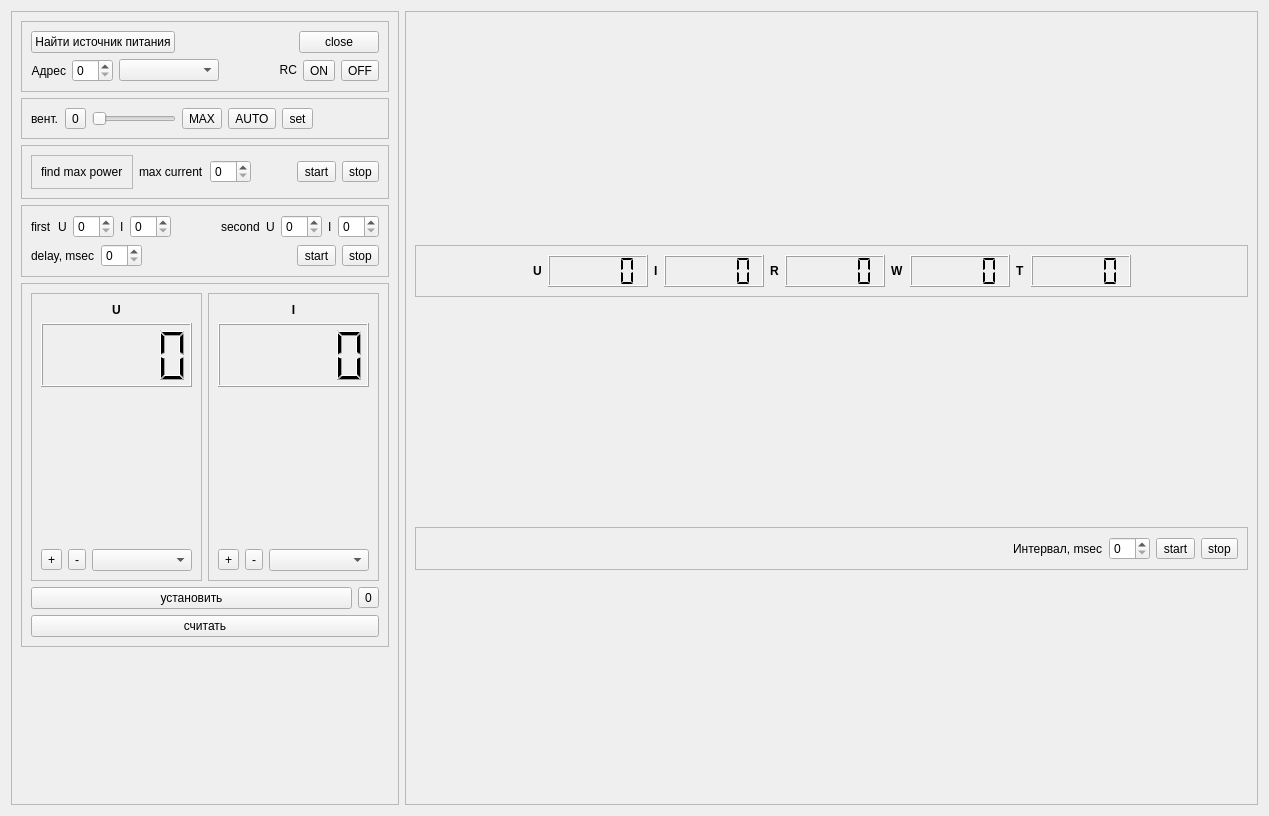
<?xml version="1.0" encoding="UTF-8"?>
<ui version="4.0">
 <class>B590</class>
 <widget class="QWidget" name="B590">
  <property name="geometry">
   <rect>
    <x>0</x>
    <y>0</y>
    <width>1269</width>
    <height>816</height>
   </rect>
  </property>
  <property name="sizePolicy">
   <sizepolicy hsizetype="Fixed" vsizetype="Fixed">
    <horstretch>0</horstretch>
    <verstretch>0</verstretch>
   </sizepolicy>
  </property>
  <property name="windowTitle">
   <string>Dialog</string>
  </property>
  <layout class="QHBoxLayout" name="horizontalLayout_15">
   <item>
    <layout class="QHBoxLayout" name="horizontalLayout_17">
     <item>
      <widget class="QFrame" name="frame_2">
       <property name="sizePolicy">
        <sizepolicy hsizetype="Fixed" vsizetype="Preferred">
         <horstretch>0</horstretch>
         <verstretch>0</verstretch>
        </sizepolicy>
       </property>
       <property name="frameShape">
        <enum>QFrame::StyledPanel</enum>
       </property>
       <property name="frameShadow">
        <enum>QFrame::Raised</enum>
       </property>
       <layout class="QVBoxLayout" name="verticalLayout_13">
        <item>
         <widget class="QFrame" name="frame_4">
          <property name="frameShape">
           <enum>QFrame::StyledPanel</enum>
          </property>
          <property name="frameShadow">
           <enum>QFrame::Raised</enum>
          </property>
          <layout class="QVBoxLayout" name="verticalLayout_8">
           <item>
            <layout class="QHBoxLayout" name="horizontalLayout_9">
             <item>
              <widget class="QPushButton" name="bt_search_power_supply">
               <property name="text">
                <string>Найти источник питания</string>
               </property>
              </widget>
             </item>
             <item>
              <spacer name="horizontalSpacer_4">
               <property name="orientation">
                <enum>Qt::Horizontal</enum>
               </property>
               <property name="sizeHint" stdset="0">
                <size>
                 <width>40</width>
                 <height>20</height>
                </size>
               </property>
              </spacer>
             </item>
             <item>
              <widget class="QPushButton" name="btn_close_connect">
               <property name="text">
                <string>close</string>
               </property>
              </widget>
             </item>
            </layout>
           </item>
           <item>
            <layout class="QHBoxLayout" name="horizontalLayout_2">
             <item>
              <widget class="QLabel" name="label_4">
               <property name="text">
                <string>Адрес</string>
               </property>
               <property name="alignment">
                <set>Qt::AlignRight|Qt::AlignTrailing|Qt::AlignVCenter</set>
               </property>
              </widget>
             </item>
             <item>
              <widget class="QSpinBox" name="sb_address"/>
             </item>
             <item>
              <widget class="QComboBox" name="cb_state_powersupply">
               <property name="minimumSize">
                <size>
                 <width>100</width>
                 <height>0</height>
                </size>
               </property>
              </widget>
             </item>
             <item>
              <spacer name="horizontalSpacer_6">
               <property name="orientation">
                <enum>Qt::Horizontal</enum>
               </property>
               <property name="sizeHint" stdset="0">
                <size>
                 <width>40</width>
                 <height>20</height>
                </size>
               </property>
              </spacer>
             </item>
             <item>
              <widget class="QLabel" name="label_7">
               <property name="sizePolicy">
                <sizepolicy hsizetype="Fixed" vsizetype="Fixed">
                 <horstretch>0</horstretch>
                 <verstretch>0</verstretch>
                </sizepolicy>
               </property>
               <property name="text">
                <string>RC</string>
               </property>
               <property name="alignment">
                <set>Qt::AlignRight|Qt::AlignTrailing|Qt::AlignVCenter</set>
               </property>
              </widget>
             </item>
             <item>
              <widget class="QToolButton" name="btn_rc_on">
               <property name="text">
                <string>ON</string>
               </property>
              </widget>
             </item>
             <item>
              <widget class="QToolButton" name="btn_rc_off">
               <property name="text">
                <string>OFF</string>
               </property>
              </widget>
             </item>
            </layout>
           </item>
          </layout>
         </widget>
        </item>
        <item>
         <widget class="QFrame" name="frame_10">
          <property name="frameShape">
           <enum>QFrame::StyledPanel</enum>
          </property>
          <property name="frameShadow">
           <enum>QFrame::Raised</enum>
          </property>
          <layout class="QHBoxLayout" name="horizontalLayout_11">
           <item>
            <widget class="QLabel" name="label_5">
             <property name="text">
              <string>вент.</string>
             </property>
            </widget>
           </item>
           <item>
            <widget class="QToolButton" name="btn_vent_speed_0">
             <property name="text">
              <string>0</string>
             </property>
            </widget>
           </item>
           <item>
            <widget class="QSlider" name="sl_vent_speed">
             <property name="orientation">
              <enum>Qt::Horizontal</enum>
             </property>
            </widget>
           </item>
           <item>
            <widget class="QToolButton" name="btn_vent_speed_MAX">
             <property name="text">
              <string>MAX</string>
             </property>
            </widget>
           </item>
           <item>
            <widget class="QToolButton" name="btn_vent_speed_AUTO">
             <property name="text">
              <string>AUTO</string>
             </property>
            </widget>
           </item>
           <item>
            <widget class="QToolButton" name="btn_vent_speed">
             <property name="text">
              <string>set</string>
             </property>
            </widget>
           </item>
           <item>
            <spacer name="horizontalSpacer_8">
             <property name="orientation">
              <enum>Qt::Horizontal</enum>
             </property>
             <property name="sizeHint" stdset="0">
              <size>
               <width>40</width>
               <height>20</height>
              </size>
             </property>
            </spacer>
           </item>
          </layout>
         </widget>
        </item>
        <item>
         <widget class="QFrame" name="frame_5">
          <property name="frameShape">
           <enum>QFrame::StyledPanel</enum>
          </property>
          <property name="frameShadow">
           <enum>QFrame::Raised</enum>
          </property>
          <layout class="QHBoxLayout" name="horizontalLayout_10">
           <item>
            <widget class="QFrame" name="frame_12">
             <property name="frameShape">
              <enum>QFrame::StyledPanel</enum>
             </property>
             <property name="frameShadow">
              <enum>QFrame::Raised</enum>
             </property>
             <layout class="QHBoxLayout" name="horizontalLayout_16">
              <item>
               <widget class="QLabel" name="label_8">
                <property name="text">
                 <string>find max power</string>
                </property>
               </widget>
              </item>
             </layout>
            </widget>
           </item>
           <item>
            <widget class="QLabel" name="label_10">
             <property name="text">
              <string>max current</string>
             </property>
            </widget>
           </item>
           <item>
            <widget class="QSpinBox" name="sb_max_current"/>
           </item>
           <item>
            <spacer name="horizontalSpacer_2">
             <property name="orientation">
              <enum>Qt::Horizontal</enum>
             </property>
             <property name="sizeHint" stdset="0">
              <size>
               <width>40</width>
               <height>20</height>
              </size>
             </property>
            </spacer>
           </item>
           <item>
            <widget class="QToolButton" name="btn_find_start">
             <property name="text">
              <string>start</string>
             </property>
            </widget>
           </item>
           <item>
            <widget class="QToolButton" name="btn_find_stop">
             <property name="text">
              <string>stop</string>
             </property>
            </widget>
           </item>
          </layout>
         </widget>
        </item>
        <item>
         <widget class="QFrame" name="frame_8">
          <property name="frameShape">
           <enum>QFrame::StyledPanel</enum>
          </property>
          <property name="frameShadow">
           <enum>QFrame::Raised</enum>
          </property>
          <layout class="QVBoxLayout" name="verticalLayout_5">
           <item>
            <layout class="QHBoxLayout" name="horizontalLayout_14">
             <item>
              <widget class="QLabel" name="label_11">
               <property name="text">
                <string>first</string>
               </property>
              </widget>
             </item>
             <item>
              <widget class="QLabel" name="label_12">
               <property name="text">
                <string>U</string>
               </property>
              </widget>
             </item>
             <item>
              <widget class="QSpinBox" name="sb_first_U"/>
             </item>
             <item>
              <widget class="QLabel" name="label_13">
               <property name="text">
                <string>I</string>
               </property>
              </widget>
             </item>
             <item>
              <widget class="QSpinBox" name="sb_first_I"/>
             </item>
             <item>
              <spacer name="horizontalSpacer_3">
               <property name="orientation">
                <enum>Qt::Horizontal</enum>
               </property>
               <property name="sizeHint" stdset="0">
                <size>
                 <width>40</width>
                 <height>20</height>
                </size>
               </property>
              </spacer>
             </item>
             <item>
              <widget class="QLabel" name="label_14">
               <property name="text">
                <string>second</string>
               </property>
              </widget>
             </item>
             <item>
              <widget class="QLabel" name="label_15">
               <property name="text">
                <string>U</string>
               </property>
              </widget>
             </item>
             <item>
              <widget class="QSpinBox" name="sb_second_U"/>
             </item>
             <item>
              <widget class="QLabel" name="label_16">
               <property name="text">
                <string>I</string>
               </property>
              </widget>
             </item>
             <item>
              <widget class="QSpinBox" name="sb_second_I"/>
             </item>
            </layout>
           </item>
           <item>
            <layout class="QHBoxLayout" name="horizontalLayout_3">
             <item>
              <widget class="QLabel" name="label_18">
               <property name="text">
                <string>delay, msec</string>
               </property>
              </widget>
             </item>
             <item>
              <widget class="QSpinBox" name="sb_delay_msec"/>
             </item>
             <item>
              <spacer name="horizontalSpacer_5">
               <property name="orientation">
                <enum>Qt::Horizontal</enum>
               </property>
               <property name="sizeHint" stdset="0">
                <size>
                 <width>40</width>
                 <height>20</height>
                </size>
               </property>
              </spacer>
             </item>
             <item>
              <widget class="QToolButton" name="btn_test_start">
               <property name="text">
                <string>start</string>
               </property>
              </widget>
             </item>
             <item>
              <widget class="QToolButton" name="btn_test_stop">
               <property name="text">
                <string>stop</string>
               </property>
              </widget>
             </item>
            </layout>
           </item>
          </layout>
         </widget>
        </item>
        <item>
         <widget class="QFrame" name="frame_3">
          <property name="frameShape">
           <enum>QFrame::StyledPanel</enum>
          </property>
          <property name="frameShadow">
           <enum>QFrame::Raised</enum>
          </property>
          <layout class="QVBoxLayout" name="verticalLayout_7">
           <item>
            <layout class="QHBoxLayout" name="horizontalLayout">
             <item>
              <widget class="QFrame" name="frame_6">
               <property name="frameShape">
                <enum>QFrame::StyledPanel</enum>
               </property>
               <property name="frameShadow">
                <enum>QFrame::Raised</enum>
               </property>
               <layout class="QVBoxLayout" name="verticalLayout_9">
                <item>
                 <layout class="QVBoxLayout" name="verticalLayout_4">
                  <item>
                   <widget class="QLabel" name="label_2">
                    <property name="font">
                     <font>
                      <weight>75</weight>
                      <bold>true</bold>
                     </font>
                    </property>
                    <property name="text">
                     <string>U</string>
                    </property>
                    <property name="alignment">
                     <set>Qt::AlignCenter</set>
                    </property>
                   </widget>
                  </item>
                  <item>
                   <widget class="QLCDNumber" name="lcd_U">
                    <property name="minimumSize">
                     <size>
                      <width>0</width>
                      <height>64</height>
                     </size>
                    </property>
                   </widget>
                  </item>
                  <item>
                   <layout class="QHBoxLayout" name="horizontalLayout_5">
                    <item>
                     <widget class="QwtKnob" name="knob_U">
                      <property name="sizePolicy">
                       <sizepolicy hsizetype="Fixed" vsizetype="Fixed">
                        <horstretch>0</horstretch>
                        <verstretch>0</verstretch>
                       </sizepolicy>
                      </property>
                      <property name="minimumSize">
                       <size>
                        <width>150</width>
                        <height>150</height>
                       </size>
                      </property>
                     </widget>
                    </item>
                   </layout>
                  </item>
                  <item>
                   <layout class="QHBoxLayout" name="horizontalLayout_12">
                    <item>
                     <widget class="QToolButton" name="btn_inc_U">
                      <property name="text">
                       <string>+</string>
                      </property>
                      <property name="icon">
                       <iconset resource="../../../../image/image.qrc">
                        <normaloff>:/image/plus.png</normaloff>:/image/plus.png</iconset>
                      </property>
                     </widget>
                    </item>
                    <item>
                     <widget class="QToolButton" name="btn_dec_U">
                      <property name="text">
                       <string>-</string>
                      </property>
                      <property name="icon">
                       <iconset resource="../../../../image/image.qrc">
                        <normaloff>:/image/minus.png</normaloff>:/image/minus.png</iconset>
                      </property>
                     </widget>
                    </item>
                    <item>
                     <widget class="QComboBox" name="cb_U"/>
                    </item>
                   </layout>
                  </item>
                 </layout>
                </item>
               </layout>
              </widget>
             </item>
             <item>
              <widget class="QFrame" name="frame_7">
               <property name="frameShape">
                <enum>QFrame::StyledPanel</enum>
               </property>
               <property name="frameShadow">
                <enum>QFrame::Raised</enum>
               </property>
               <layout class="QVBoxLayout" name="verticalLayout_10">
                <item>
                 <layout class="QVBoxLayout" name="verticalLayout_3">
                  <item>
                   <widget class="QLabel" name="label_3">
                    <property name="font">
                     <font>
                      <weight>75</weight>
                      <bold>true</bold>
                     </font>
                    </property>
                    <property name="text">
                     <string>I</string>
                    </property>
                    <property name="alignment">
                     <set>Qt::AlignCenter</set>
                    </property>
                   </widget>
                  </item>
                  <item>
                   <widget class="QLCDNumber" name="lcd_I">
                    <property name="minimumSize">
                     <size>
                      <width>0</width>
                      <height>64</height>
                     </size>
                    </property>
                   </widget>
                  </item>
                  <item>
                   <layout class="QHBoxLayout" name="horizontalLayout_6">
                    <item>
                     <widget class="QwtKnob" name="knob_I">
                      <property name="sizePolicy">
                       <sizepolicy hsizetype="Fixed" vsizetype="Fixed">
                        <horstretch>0</horstretch>
                        <verstretch>0</verstretch>
                       </sizepolicy>
                      </property>
                      <property name="minimumSize">
                       <size>
                        <width>150</width>
                        <height>150</height>
                       </size>
                      </property>
                     </widget>
                    </item>
                   </layout>
                  </item>
                  <item>
                   <layout class="QHBoxLayout" name="horizontalLayout_13">
                    <item>
                     <widget class="QToolButton" name="btn_inc_I">
                      <property name="text">
                       <string>+</string>
                      </property>
                      <property name="icon">
                       <iconset resource="../../../../image/image.qrc">
                        <normaloff>:/image/plus.png</normaloff>:/image/plus.png</iconset>
                      </property>
                     </widget>
                    </item>
                    <item>
                     <widget class="QToolButton" name="btn_dec_I">
                      <property name="text">
                       <string>-</string>
                      </property>
                      <property name="icon">
                       <iconset resource="../../../../image/image.qrc">
                        <normaloff>:/image/minus.png</normaloff>:/image/minus.png</iconset>
                      </property>
                     </widget>
                    </item>
                    <item>
                     <widget class="QComboBox" name="cb_I"/>
                    </item>
                   </layout>
                  </item>
                 </layout>
                </item>
               </layout>
              </widget>
             </item>
            </layout>
           </item>
           <item>
            <layout class="QHBoxLayout" name="horizontalLayout_4">
             <item>
              <widget class="QPushButton" name="btn_set_UI">
               <property name="text">
                <string>установить</string>
               </property>
              </widget>
             </item>
             <item>
              <widget class="QToolButton" name="btn_0">
               <property name="text">
                <string>0</string>
               </property>
              </widget>
             </item>
            </layout>
           </item>
           <item>
            <widget class="QPushButton" name="btn_get_UI">
             <property name="text">
              <string>считать</string>
             </property>
            </widget>
           </item>
          </layout>
         </widget>
        </item>
        <item>
         <spacer name="verticalSpacer">
          <property name="orientation">
           <enum>Qt::Vertical</enum>
          </property>
          <property name="sizeHint" stdset="0">
           <size>
            <width>20</width>
            <height>40</height>
           </size>
          </property>
         </spacer>
        </item>
       </layout>
      </widget>
     </item>
     <item>
      <widget class="QFrame" name="frame_9">
       <property name="frameShape">
        <enum>QFrame::StyledPanel</enum>
       </property>
       <property name="frameShadow">
        <enum>QFrame::Raised</enum>
       </property>
       <layout class="QVBoxLayout" name="verticalLayout_2">
        <item>
         <widget class="QFrame" name="frame_11">
          <property name="sizePolicy">
           <sizepolicy hsizetype="Preferred" vsizetype="Fixed">
            <horstretch>0</horstretch>
            <verstretch>0</verstretch>
           </sizepolicy>
          </property>
          <property name="frameShape">
           <enum>QFrame::StyledPanel</enum>
          </property>
          <property name="frameShadow">
           <enum>QFrame::Raised</enum>
          </property>
          <layout class="QHBoxLayout" name="horizontalLayout_8">
           <item>
            <spacer name="horizontalSpacer_7">
             <property name="orientation">
              <enum>Qt::Horizontal</enum>
             </property>
             <property name="sizeHint" stdset="0">
              <size>
               <width>40</width>
               <height>20</height>
              </size>
             </property>
            </spacer>
           </item>
           <item>
            <widget class="QLabel" name="label_19">
             <property name="font">
              <font>
               <weight>75</weight>
               <bold>true</bold>
              </font>
             </property>
             <property name="text">
              <string>U</string>
             </property>
            </widget>
           </item>
           <item>
            <widget class="QLCDNumber" name="lcd_U_in">
             <property name="minimumSize">
              <size>
               <width>100</width>
               <height>32</height>
              </size>
             </property>
             <property name="segmentStyle">
              <enum>QLCDNumber::Flat</enum>
             </property>
            </widget>
           </item>
           <item>
            <widget class="QLabel" name="label_20">
             <property name="font">
              <font>
               <weight>75</weight>
               <bold>true</bold>
              </font>
             </property>
             <property name="text">
              <string>I</string>
             </property>
            </widget>
           </item>
           <item>
            <widget class="QLCDNumber" name="lcd_I_in">
             <property name="minimumSize">
              <size>
               <width>100</width>
               <height>32</height>
              </size>
             </property>
             <property name="segmentStyle">
              <enum>QLCDNumber::Flat</enum>
             </property>
            </widget>
           </item>
           <item>
            <widget class="QLabel" name="label_21">
             <property name="font">
              <font>
               <weight>75</weight>
               <bold>true</bold>
              </font>
             </property>
             <property name="text">
              <string>R</string>
             </property>
            </widget>
           </item>
           <item>
            <widget class="QLCDNumber" name="lcd_R_in">
             <property name="minimumSize">
              <size>
               <width>100</width>
               <height>32</height>
              </size>
             </property>
             <property name="segmentStyle">
              <enum>QLCDNumber::Flat</enum>
             </property>
            </widget>
           </item>
           <item>
            <widget class="QLabel" name="label_22">
             <property name="font">
              <font>
               <weight>75</weight>
               <bold>true</bold>
              </font>
             </property>
             <property name="text">
              <string>W</string>
             </property>
            </widget>
           </item>
           <item>
            <widget class="QLCDNumber" name="lcd_W_in">
             <property name="minimumSize">
              <size>
               <width>100</width>
               <height>32</height>
              </size>
             </property>
             <property name="segmentStyle">
              <enum>QLCDNumber::Flat</enum>
             </property>
            </widget>
           </item>
           <item>
            <widget class="QLabel" name="label_23">
             <property name="font">
              <font>
               <weight>75</weight>
               <bold>true</bold>
              </font>
             </property>
             <property name="text">
              <string>T</string>
             </property>
            </widget>
           </item>
           <item>
            <widget class="QLCDNumber" name="lcd_temp">
             <property name="minimumSize">
              <size>
               <width>100</width>
               <height>32</height>
              </size>
             </property>
             <property name="segmentStyle">
              <enum>QLCDNumber::Flat</enum>
             </property>
            </widget>
           </item>
           <item>
            <spacer name="horizontalSpacer_9">
             <property name="orientation">
              <enum>Qt::Horizontal</enum>
             </property>
             <property name="sizeHint" stdset="0">
              <size>
               <width>40</width>
               <height>20</height>
              </size>
             </property>
            </spacer>
           </item>
          </layout>
         </widget>
        </item>
        <item>
         <widget class="QFrame" name="frame">
          <property name="sizePolicy">
           <sizepolicy hsizetype="Preferred" vsizetype="Fixed">
            <horstretch>0</horstretch>
            <verstretch>0</verstretch>
           </sizepolicy>
          </property>
          <property name="frameShape">
           <enum>QFrame::StyledPanel</enum>
          </property>
          <property name="frameShadow">
           <enum>QFrame::Raised</enum>
          </property>
          <layout class="QVBoxLayout" name="verticalLayout">
           <item>
            <layout class="QHBoxLayout" name="horizontalLayout_7">
             <item>
              <spacer name="horizontalSpacer">
               <property name="orientation">
                <enum>Qt::Horizontal</enum>
               </property>
               <property name="sizeHint" stdset="0">
                <size>
                 <width>40</width>
                 <height>20</height>
                </size>
               </property>
              </spacer>
             </item>
             <item>
              <widget class="QLabel" name="label_6">
               <property name="text">
                <string>Интервал, msec</string>
               </property>
              </widget>
             </item>
             <item>
              <widget class="QSpinBox" name="sb_interval"/>
             </item>
             <item>
              <widget class="QToolButton" name="btn_start">
               <property name="toolTip">
                <string>Start</string>
               </property>
               <property name="text">
                <string>start</string>
               </property>
              </widget>
             </item>
             <item>
              <widget class="QToolButton" name="btn_stop">
               <property name="toolTip">
                <string>Stop</string>
               </property>
               <property name="text">
                <string>stop</string>
               </property>
              </widget>
             </item>
            </layout>
           </item>
          </layout>
         </widget>
        </item>
        <item>
         <layout class="QHBoxLayout" name="grapher_layout"/>
        </item>
       </layout>
      </widget>
     </item>
    </layout>
   </item>
  </layout>
 </widget>
 <customwidgets>
  <customwidget>
   <class>QwtKnob</class>
   <extends>QWidget</extends>
   <header>qwt_knob.h</header>
  </customwidget>
 </customwidgets>
 <resources>
  <include location="../../../../image/image.qrc"/>
 </resources>
 <connections/>
</ui>
